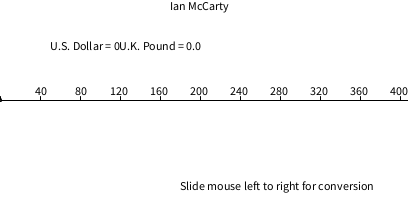
Frame 1 (no input)
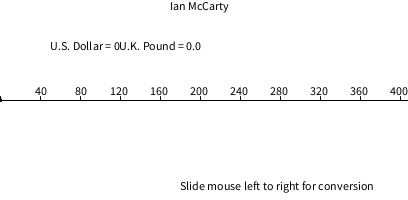
Frame 60 (the mouse pressed at the canvas centre just before this capture)
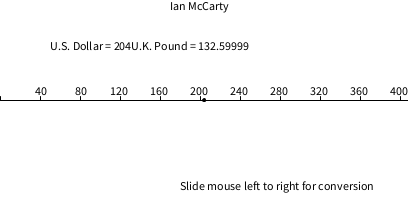
Frame 120 (the mouse held since frame 60 and released just before this capture)

The Processing sketch that drew these frames (run headless with seeded random() and noise(); from frame 60 on, the mouse is pressed at the canvas centre):

// Processing sketch: conversion
// ── conversion.pde
//Ian McCarty

void setup() {
}

void settings (){
  size(408,200);
}

void draw(){
  background(255);
  line(0,100,width,100);
  ellipse(mouseX,100,3,3);
  fill(0);
  text("U.S. Dollar = " + mouseX + "U.K. Pound = " +tempConverter(mouseX),50,50);
  text("Ian McCarty", 170,10);
  text("Slide mouse left to right for conversion", 180,190);
  text("40",35,95);
  text("80",75,95);
  text("120",110,95);
  text("160",150,95);
  text("200",190,95);
  text("240",230,95);
  text("280",270,95);
  text("320",310,95);
  text("360",350,95);
  text("400",390,95);
  for(int i = 0; i<width; i += 40) {
    line(i, 100, i, 96);
  }
}

float tempConverter(float f) {
  float c = (f*0.65);
  return c;
}
